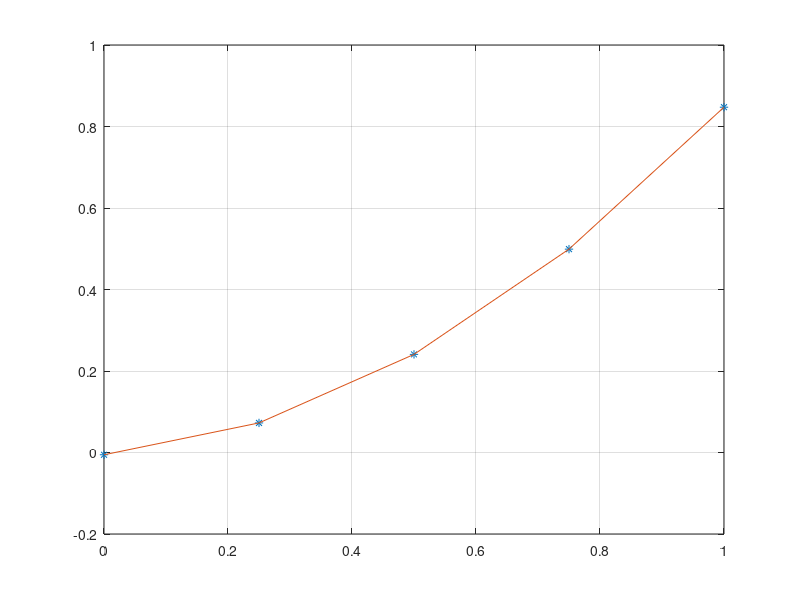

Write the MATLAB code that produced this figure.
clc;
clear;
close all;

% Input
x = [0, 0.25, 0.5, 0.75, 1];
F = @(x)(x.*sin(x));

% Algorithm
y = F(x');
n = length(y);

A = [n, sum(x), sum(x.^2);
    sum(x), sum(x.^2), sum(x.^3);
    sum(x.^2), sum(x.^3), sum(x.^4)];
B = [sum(y); x*y; x.^2*y];

cba = A\B;

% Output
fprintf('|%.10f\t%.10f\t%.10f\t||c| |%.10f\t|\n', A(1, 1), A(1, 2), A(1, 3), B(1));
fprintf('|%.10f\t%.10f\t%.10f\t||b|=|%.10f\t|\n', A(2, 1), A(2, 2), A(2, 3), B(2));
fprintf('|%.10f\t%.10f\t%.10f\t||a| |%.10f\t|\n', A(3, 1), A(3, 2), A(3, 3), B(3));
fprintf('\n|c| |%.10f\t|\n|b|=|%.10f\t|\n|a| |%.10f\t|\n', cba(1), cba(2), cba(3));
fprintf('\ny = a*x^2 + b*x + c = %.10f*x^2 + %.10f*x + %.10f\n', cba(3), cba(2), cba(1));

% Plot
y = [ones(n, 1), x', x.^2']*cba;
plot(x, y, '*', x, y, '-');
grid on;

% **************************************************^**************************************************
% *****************************# Copyright by Ali Forouzandeh Hafshejani #*****************************
% ******************************# Scientific Computing Specialist 20@21 #******************************
% **************************************************^**************************************************